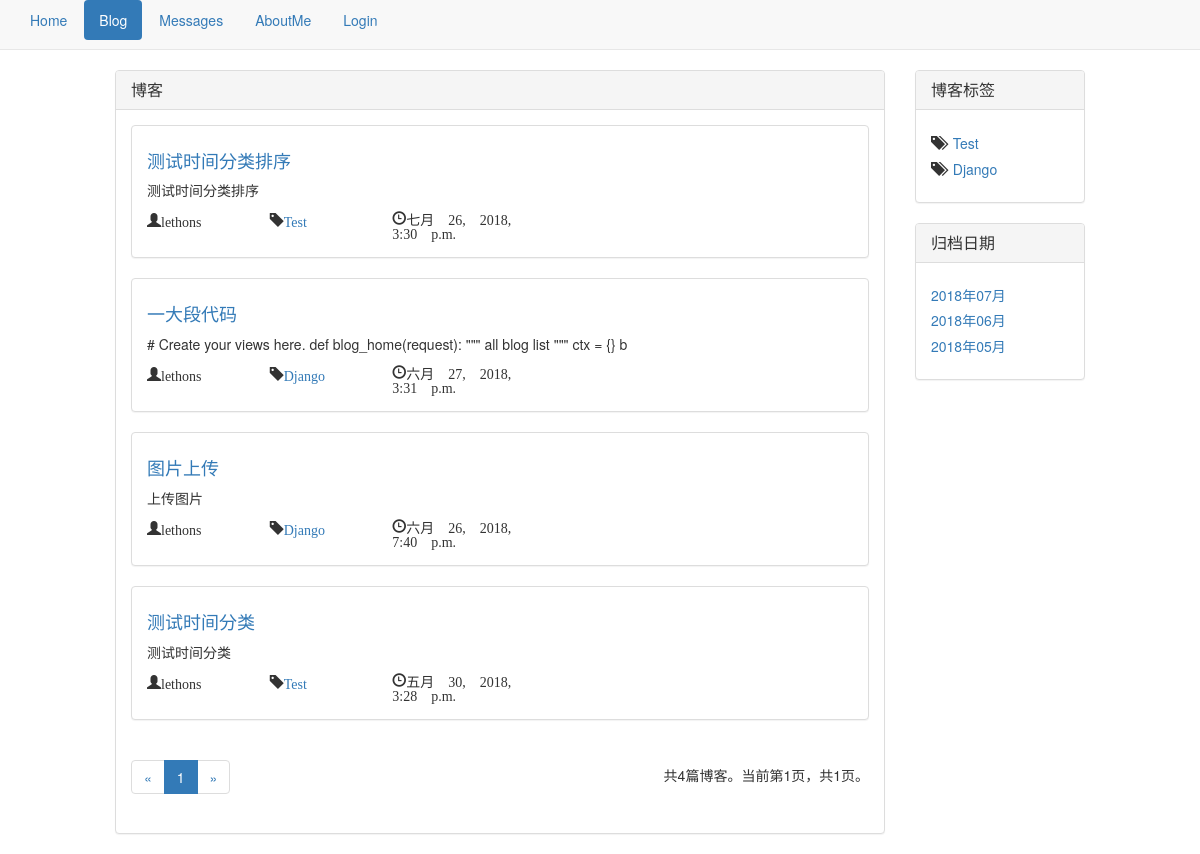
/blog/, run on an earlier commit of the app's database.
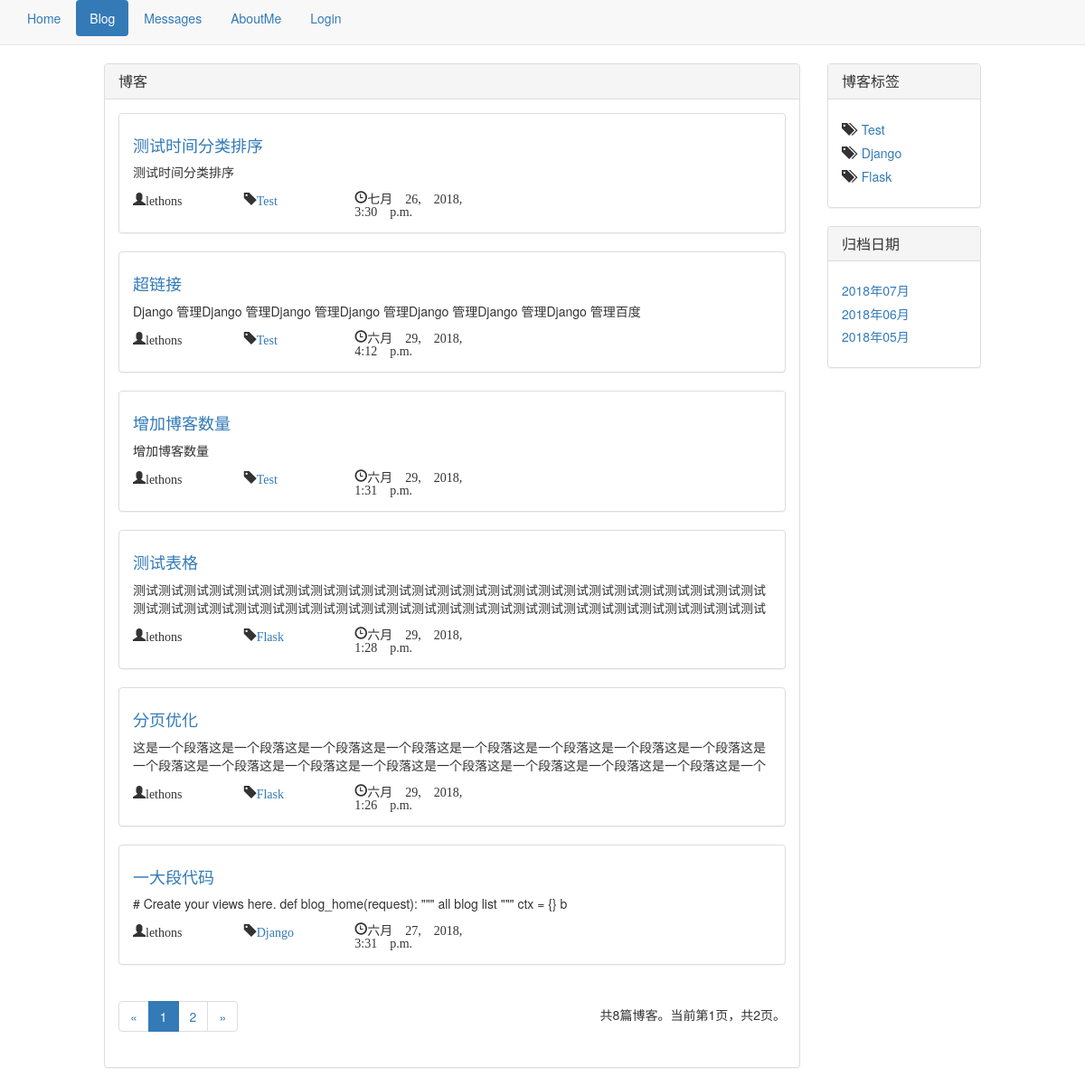
And on a later commit of the database.
### blog/models.py (models this page shows, shortened)
class Blog(models.Model):
    title = models.CharField(max_length=50)
    content = RichTextUploadingField()
    author = models.ForeignKey(User, on_delete=models.DO_NOTHING)
    tag = models.ForeignKey(Tag, on_delete=models.DO_NOTHING)
    publish_time = models.DateTimeField(default=datetime.datetime.now)
    update_time = models.DateTimeField(auto_now=True)
    class Meta:
        ordering = ['-publish_time']

class Tag(models.Model):
    tag = models.CharField(max_length=10)
    def __str__(self):
        return self.tag

### blog/views.py (the view)
# urls.py: path('', views.blog_home, name='blog_home'),
def blog_home(request):
    blogs = Blog.objects.all()
    ctx, error404 = comment_code(request, blogs)
    if error404:
        return render_to_response('blog/error404.html')
    return render_to_response('blog/blog_home.html', ctx)

### blog/templates/blog/blog_home.html
{% extends 'blog/blog_base.html' %}
{% block panel_body %}
    {% for blog in blogs %}
        <div class="panel panel-default">
            <div class="panel-body">
                <h4><a href="{% url 'blog_detail' blog.pk%}">{{ blog.title }}</a></h4>
                <p>{{ blog.content|striptags|truncatechars:100|safe }}</p>
                <div class="row">
                    <div class="col-md-2">
                        <span class="glyphicon glyphicon-user" aria-hidden="true">{{ blog.author }}</span>
                    </div>
                    <div class="col-md-2">
                        <span class="glyphicon glyphicon-tag" aria-hidden="true"><a href="{% url 'blog_tag' blog.tag %}">{{ blog.tag }}</a></span>
                    </div>
                    <div class="col-md-3">
                        <span class="glyphicon glyphicon-time" aria-hidden="true">{{ blog.publish_time }}</span>
                    </div>
                </div>
            </div>
        </div>
    {% endfor %}
    <nav aria-label="Page navigation">
        <div class="row">
            <div class="col-md-6">
                <ul class="pagination">
                    <li>
                        {% if blogs.has_previous %}
                            <a href="?page={{ blogs.previous_page_number }}" aria-label="Previous">
                                <span aria-hidden="true">&laquo;</span>
                            </a>
                        {% else %}
                             <a href="?page={{ blogs.number }}" aria-label="Previous">
                                <span aria-hidden="true">&laquo;</span>
                            </a>
                        {% endif %}
                    </li>
                    {% for page in page_range %}
                        {% if blogs.number == page %}
                            <li class="active"><span>{{ page }}</span></li>
                        {% else %}
                            {% if page == '...' %}
                                <li><span>{{ page }}</span></li>
                            {% else %}
                                <li><a href="?page={{ page }}">{{ page }}</a></li>
                            {% endif %}
                        {% endif %}
                    {% endfor %}
                    <li>
                        {% if blogs.has_next %}
                            <a href="?page={{ blogs.next_page_number }}" aria-label="Next">
                                <span aria-hidden="true">&raquo;</span>
                            </a>
                        {% else %}
                             <a href="?page={{ blogs.number }}" aria-label="Next">
                                <span aria-hidden="true">&raquo;</span>
                            </a>
                        {% endif %}
                    </li>
                </ul>
            </div>
            <div class="col-md-6 text-right blog-foot-tip">
                <span>
                    共{{ pages.count }}篇博客。当前第{{ blogs.number }}页，共{{ pages.num_pages }}页。
                </span>
            </div>
        </div>
    </nav>
{% endblock %}
{% block sidebar1_title %}
    博客标签
{% endblock %}
{% block sidebar1_body %}
    {% for tag in tags %}
        <h5><span class="glyphicon glyphicon-tags" aria-hidden="true"></span>&nbsp;&nbsp;<a href="{% url 'blog_tag' tag %}">{{ tag }}</a></h5>
    {% endfor %}
{% endblock %}
{% block sidebar2_title %}
    归档日期
{% endblock %}
{% block sidebar2_body %}
    {% for blog_date in blog_dates %}
        <h5><a href="{% url 'blog_date' blog_date.year blog_date.month %}">{{ blog_date|date:"Y年m月" }}</a></h5>
    {% endfor %}
{% endblock %}

What changed in the data, as far as the page shows it:
no longer on this page (row unchanged): Blog: title "图片上传", content "上传图片", author "lethons", tag "Django", publish_time "六月 26, 2018, 7:40 p.m."
no longer on this page (row unchanged): Blog: title "测试时间分类", content "测试时间分类", author "lethons", tag "Test", publish_time "五月 30, 2018, 3:28 p.m."
added Blog: title "超链接", content "Django 管理Django 管理Django 管理Django 管理Django 管理Django 管理Django 管理百度", author "lethons", tag "Test", publish_time "六月 29, 2018, 4:12 p.m."
added Blog: title "增加博客数量", content "增加博客数量", author "lethons", tag "Test", publish_time "六月 29, 2018, 1:31 p.m."
added Blog: title "测试表格", content "测试测试测试测试测试测试测试测试测试测试测试测试测试测试测试测试测试测试测试测试测试测试测试测试测试测试测试测试测试测试测试测试测试测试测试测试测试测试测试测试测试测试测试测试测试测试测试测试测试测试", author "lethons", tag "Flask", publish_time "六月 29, 2018, 1:28 p.m."
added Blog: title "分页优化", content "这是一个段落这是一个段落这是一个段落这是一个段落这是一个段落这是一个段落这是一个段落这是一个段落这是一个段落这是一个段落这是一个段落这是一个段落这是一个段落这是一个段落这是一个段落这是一个段落这是一个", author "lethons", tag "Flask", publish_time "六月 29, 2018, 1:26 p.m."
added Tag: tag "Flask"
Also different on the page:
{{ pages.count }}: "4" → "8"
{{ pages.num_pages }}: "1" → "2"
new list line: "2"
